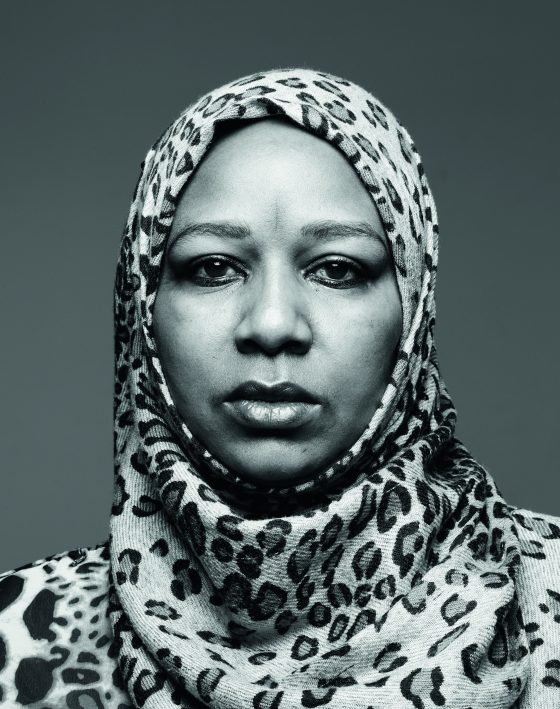
#> input picture imgs/content3.jpg, 560 x 709 px
$ jupyter execute resize.ipynb
#> lines starting #> are read from the running program, lines starting #| are printed output that depends on the picture
### Common_Functions/CommonFunctions.py
import skimage.io as io
import matplotlib.pyplot as plt
import numpy as np
from skimage.exposure import histogram
from matplotlib.pyplot import bar
from skimage.color import rgb2gray, rgb2hsv
import cv2

# Convolution:
from scipy.signal import convolve2d
from scipy import fftpack
import math

from skimage.util import random_noise
from skimage.filters import median
from skimage.feature import canny
from skimage.measure import label
from skimage.color import label2rgb
import skimage.filters as f
from scipy.ndimage import gaussian_filter


# Edges
from skimage.filters import sobel_h, sobel, sobel_v, roberts, prewitt


# Show the figures / plots inside the notebook
def show_images(images, titles=None):
    # This function is used to show image(s) with titles by sending an array of images and an array of associated titles.
    # images[0] will be drawn with the title titles[0] if exists
    # You aren't required to understand this function, use it as-is.
    n_ims = len(images)
    if titles is None:
        titles = ['(%d)' % i for i in range(1, n_ims + 1)]
    fig = plt.figure()
    n = 1
    for image, title in zip(images, titles):
        a = fig.add_subplot(1, n_ims, n)
        if image.ndim == 2:
            plt.gray()
        plt.imshow(image)
        a.set_title(title)
        n += 1
    fig.set_size_inches(np.array(fig.get_size_inches()) * n_ims)
    plt.show()

### Patches_Functions/resize.ipynb
[cell 1]
from Common_Functions.CommonFunctions import *
from Patches_Functions.ExtractPatches import extract_patches
from sklearn.neighbors import NearestNeighbors
# from color_transfer import color_transfer
# from irls import irls
# from segmentation.FaceDetectionSegmentation import segement
import cv2
from skimage.transform import pyramid_gaussian
import skimage.filters as f
from scipy.ndimage import gaussian_filter
import imageio.v3 as iio


img1 = io.imread("../imgs/content3.jpg")
#> img1 is the input picture: shape (709, 560, 3); mean R, G, B 94.2, 107.3, 107.9
show_images([img1], ["img1"])
#> in show_images, `n_ims = len(images)`: n_ims = 1
#> the loop in show_images, `for image, title in zip(images, titles):` made 1 pass
#> (title, n) on pass 1: ('img1', 2)
#> after the loop in show_images, `for image, title in zip(images, titles):`: n = 2
show_images([img1[-300:,:,:]])
#> the loop in show_images (call 2), `for image, title in zip(images, titles):` made 1 pass
#> (title, n) on pass 1: ('(1)', 2)
#> in show_images (call 2), `plt.show()`:
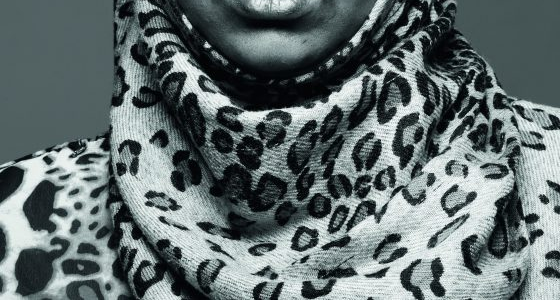
#> shown: shape (300, 560, 3); mean R, G, B 98.6, 110.4, 111.1
show_images([cv2.resize(img1[-300:,:,:], (img1.shape[1], img1.shape[0]))])
#> the loop in show_images (call 3), `for image, title in zip(images, titles):` made 1 pass
#> in show_images (call 3), `plt.show()`:
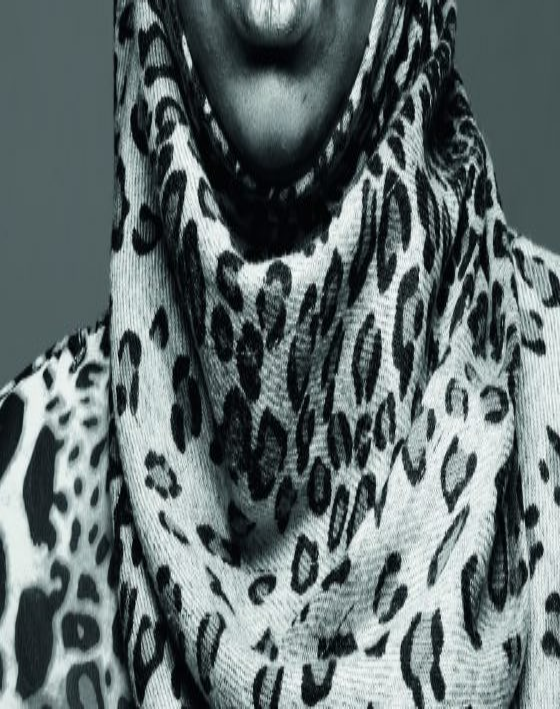
#> shown: shape (709, 560, 3); mean R, G, B 98.5, 110.3, 111
iio.imwrite(uri="D:\ip_project\style-transfer\imgs\output\\russia_gray.jpg", image=(img1*255))
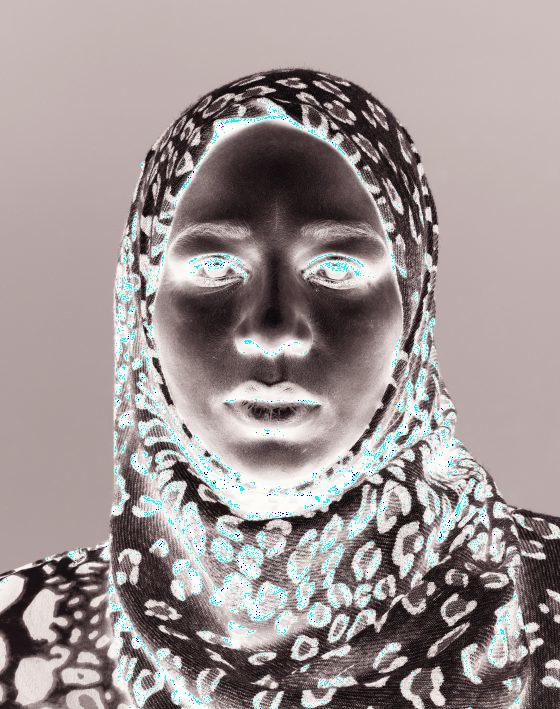
#> saved as russia_gray.jpg: shape (709, 560, 3); mean R, G, B 158.4, 148.3, 148

$ run again, with imgs/content4.jpg copied over imgs/content3.jpg
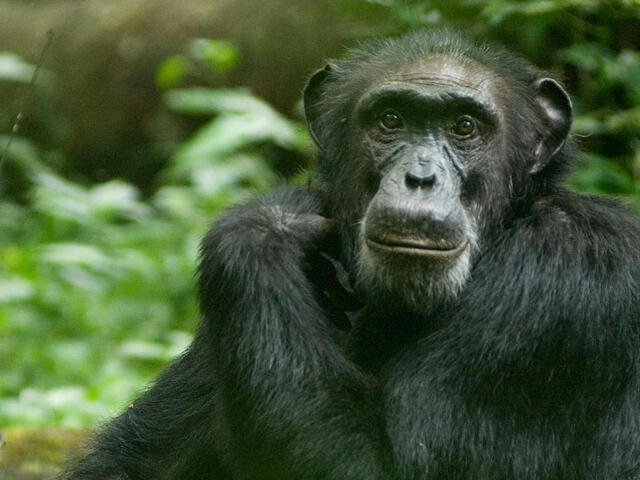
#> input picture imgs/content4.jpg, 640 x 480 px
#> img1 is the input picture: shape (480, 640, 3); mean R, G, B 68.3, 87.2, 54.7
#> n_ims = 1
#> the loop in show_images, `for image, title in zip(images, titles):` made 1 pass
#> (title, n) on pass 1: ('img1', 2)
#> after the loop in show_images, `for image, title in zip(images, titles):`: n = 2
#> the loop in show_images (call 2), `for image, title in zip(images, titles):` made 1 pass
#> (title, n) on pass 1: ('(1)', 2)
#> in show_images (call 2), `plt.show()`:
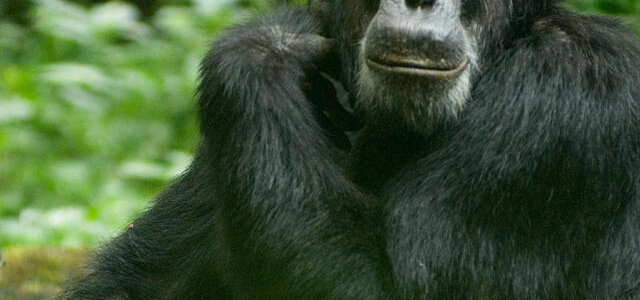
#> shown: shape (300, 640, 3); mean R, G, B 63.8, 84.8, 54.9
#> `iio.imwrite(uri="D:\ip_project\style-transfer\imgs\output\\russia_gray..`:
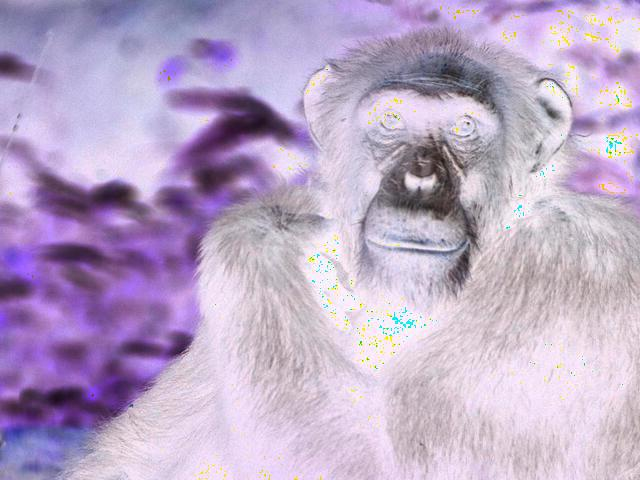
#> saved as russia_gray.jpg: shape (480, 640, 3); mean R, G, B 187.3, 168.8, 199.8

$ run again, with imgs/content5.jpg copied over imgs/content3.jpg
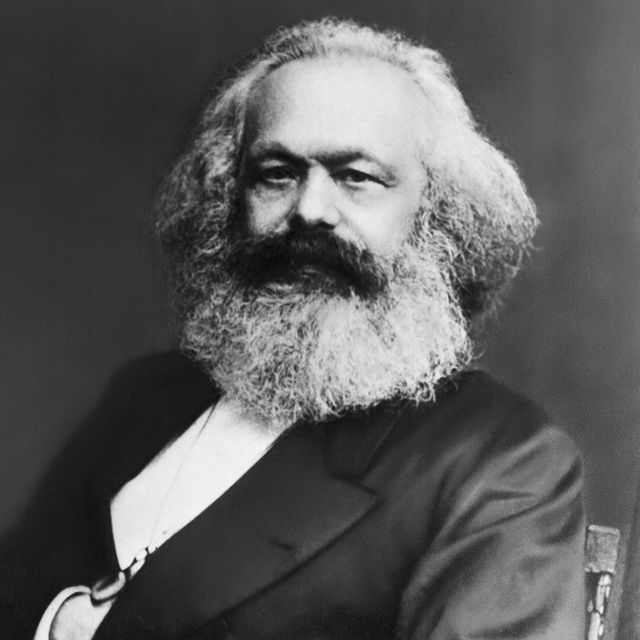
#> input picture imgs/content5.jpg, 640 x 640 px
#> img1 is the input picture: shape (640, 640, 3); min 7, max 253, mean 91.4
#> n_ims = 1
#> the loop in show_images, `for image, title in zip(images, titles):` made 1 pass
#> (title, n) on pass 1: ('img1', 2)
#> after the loop in show_images, `for image, title in zip(images, titles):`: n = 2
#> the loop in show_images (call 2), `for image, title in zip(images, titles):` made 1 pass
#> (title, n) on pass 1: ('(1)', 2)
#> in show_images (call 2), `plt.show()`:
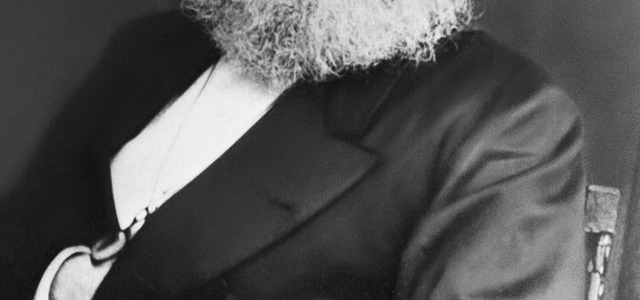
#> shown: shape (300, 640, 3); min 10, max 253, mean 84.2
#> `iio.imwrite(uri="D:\ip_project\style-transfer\imgs\output\\russia_gray..`:
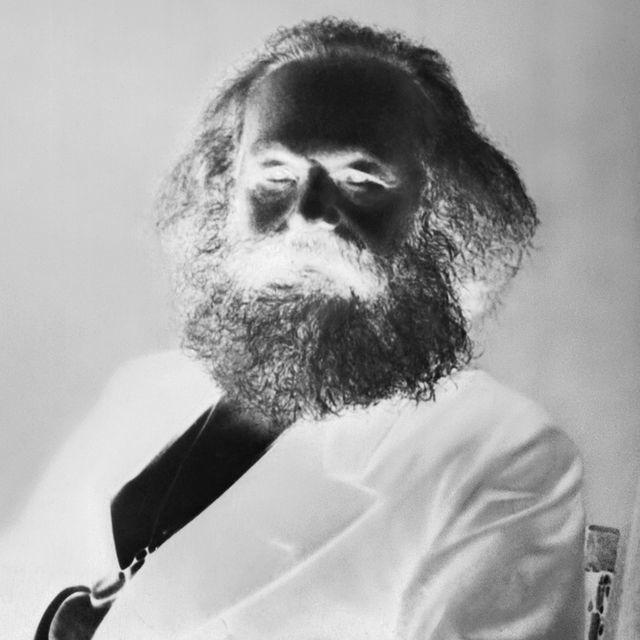
#> saved as russia_gray.jpg: shape (640, 640, 3); min 0, max 253, mean 164.6
